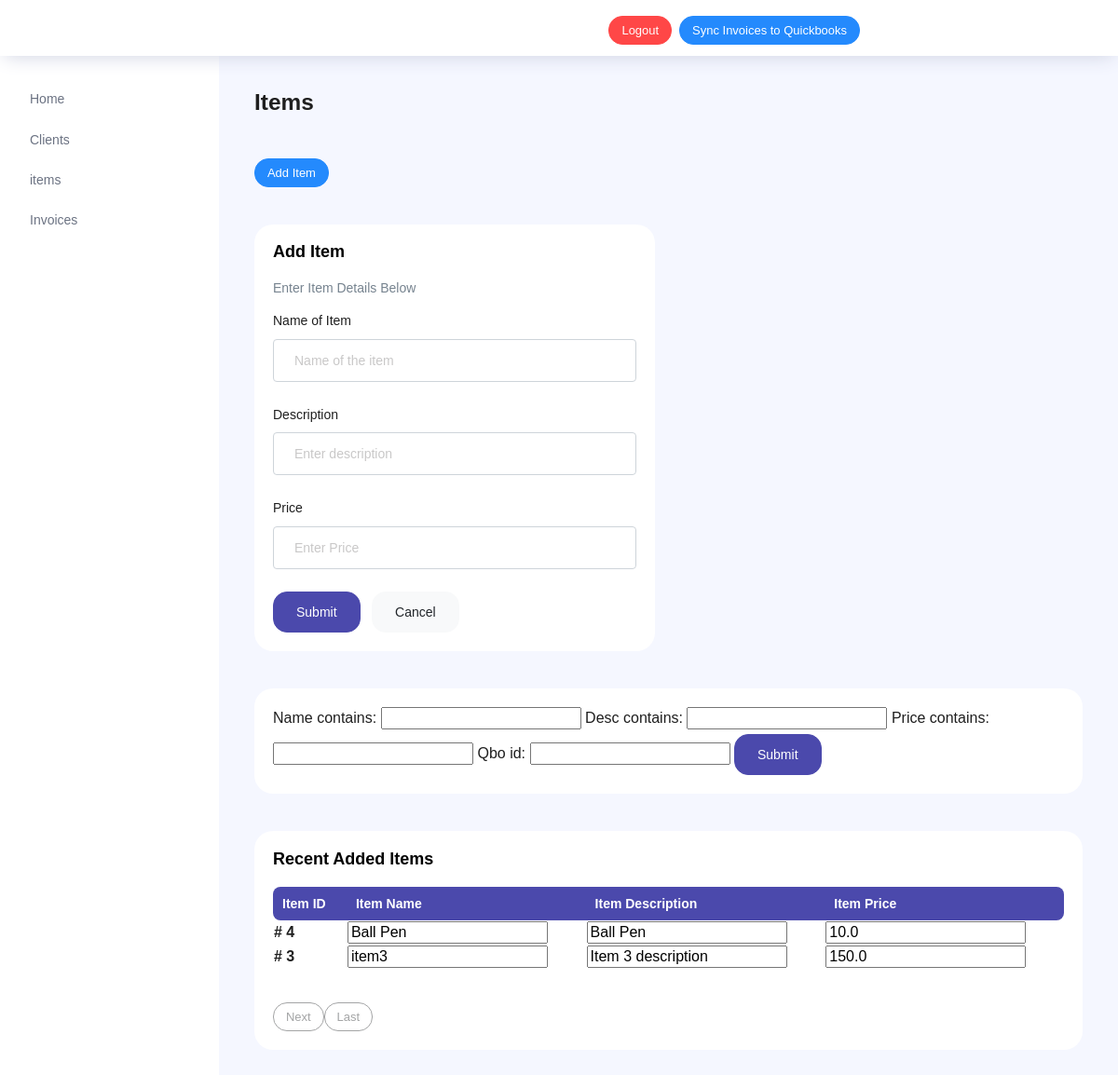
/dashboard/items, run on an earlier commit of the app's database.
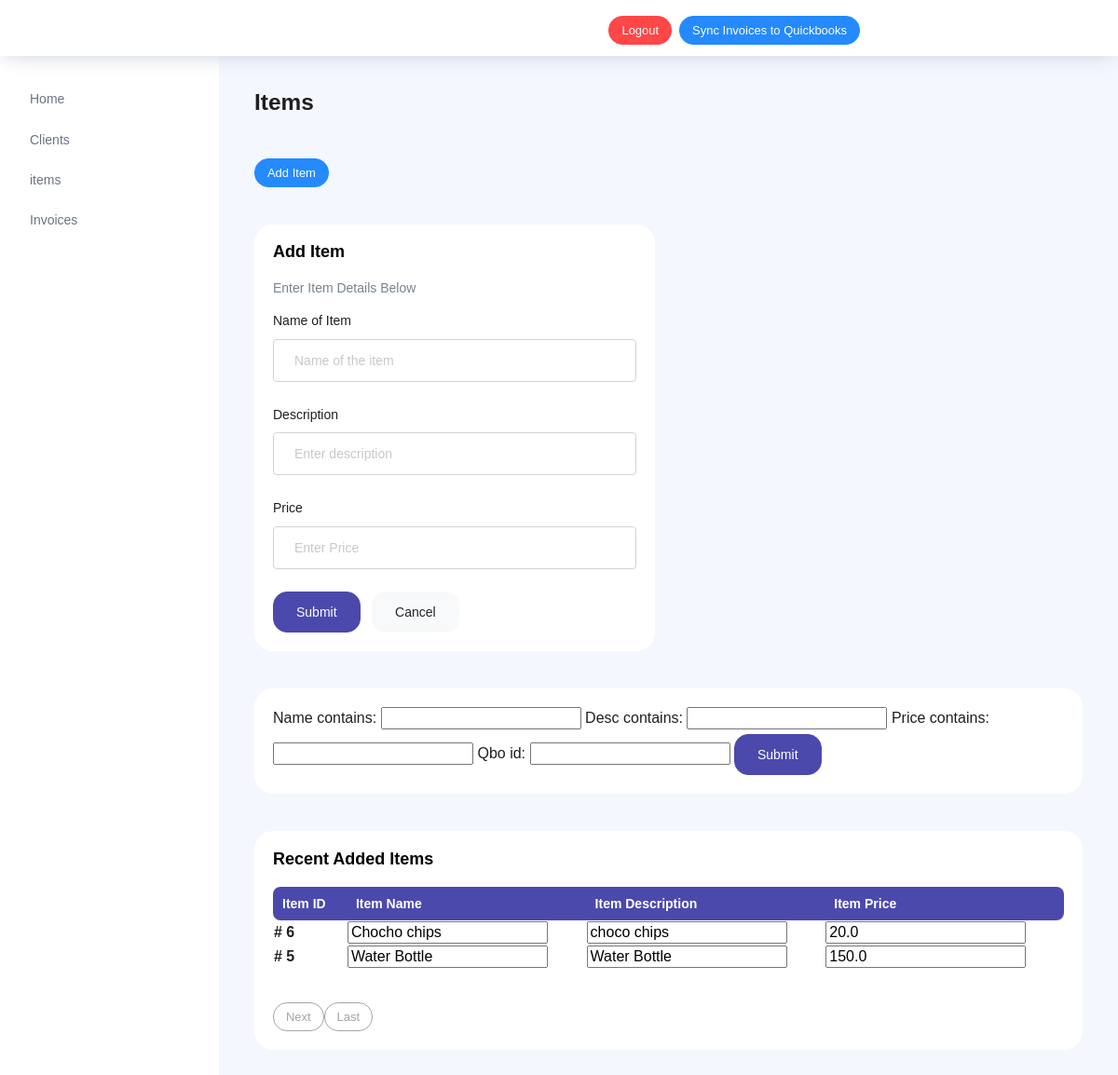
And on a later commit of the database.
### dashboard/models.py (models this page shows, shortened)
class Item(models.Model):
    id = models.AutoField(primary_key=True)
    name = models.CharField(max_length=200)
    desc = models.TextField()
    price = models.FloatField()
    qbo_id = models.CharField(max_length=100,null=True)

### dashboard/views.py (the view, shortened to what this page needs)
# urls.py: path('items',views.items,name='items'),
def items(request):
    items_data = Item.objects.all().order_by('-id')
    ifilter = item_filter(request.GET,queryset=items_data)
    items_data = ifilter.qs
    paginator = Paginator(items_data,2)
    page_number = request.GET.get('page')
    items_data_final = paginator.get_page(page_number)
    data = {
        'items':items_data_final,
        'item_filter':ifilter
    }
    return render(request,'items.html',data)

### templates/items.html (shortened to what the changed rows need)
{% extends 'home_base.html' %}
{% load static %}
{% block content %}
<div class="main-panel">
    <div class="content-wrapper">
      <div class="row">
        <div class="col-md-12 grid-margin stretch-card">
          <div class="card">
            <div class="card-body">
              <form class="forms-sample" method="GET">
                {{item_filter.form}}
              </form>
            </div>
          </div>
        </div>
      </div>
      <div class="row">
        <div class="col-md-12 grid-margin stretch-card">
          <div class="card">
            <div class="card-body">
              <div class="row">
                <div class="col-12">
                  <div class="table-responsive">
                    <table  class="display expandable-table" style="width:100%">
                      <thead>
                        <tr>
                          <th>Item ID</th>
                          <th>Item Name</th>
                          <th>Item Description</th>
                          <th>Item Price</th>
                        </tr>
                      </thead>
                      <tbody>
                        {% for item in items %}
                        <tr>
                            <th>#  {{item.id}}</th>
                            <th>
                                <input value="{{item.name}}" class='item_table_row_data' id="{{item.id}}_name"></input>
                            </th>
                            <th>
                                <input value="{{item.desc}}" class='item_table_row_data' id="{{item.id}}_desc"></input>
                            </th>
                            <th>
                                <input value="{{item.price}}" class='item_table_row_data' id="{{item.id}}_price"></input>
                            </th>
                        </tr>
                        {% endfor %}
                      </tbody>
                  </table>
                  </div>
                </div>
              </div>
              </div>
            </div>
          </div>
        </div>
    </div>
  </div>
{% endblock%}

What changed in the data, as far as the page shows it:
no longer on this page (row unchanged): Item: id "4", name "Ball Pen", desc "Ball Pen", price "10.0"
removed Item: id "3", name "item3", desc "Item 3 description", price "150.0"
added Item: id "6", name "Chocho chips", desc "choco chips", price "20.0"
added Item: id "5", name "Water Bottle", desc "Water Bottle", price "150.0"
